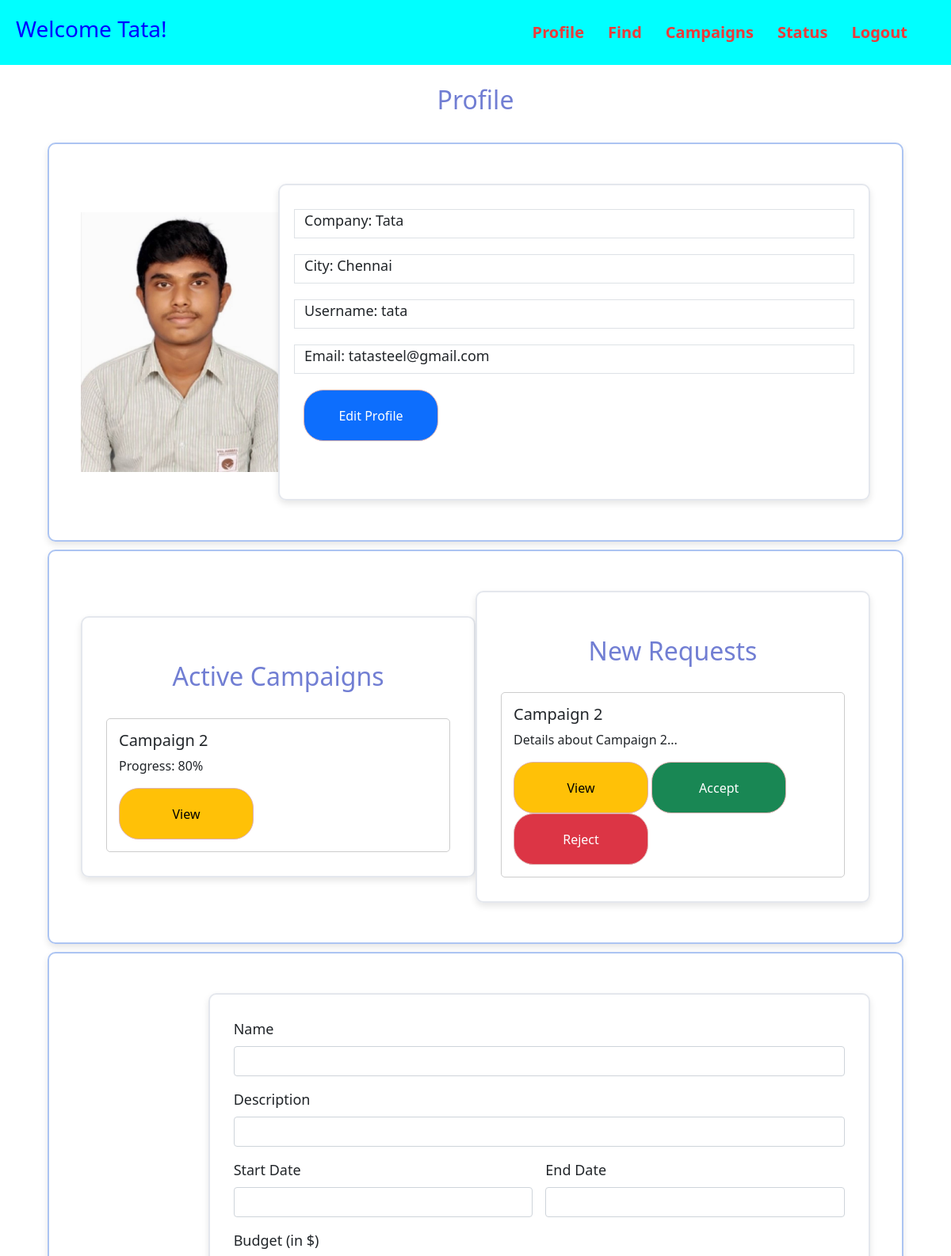
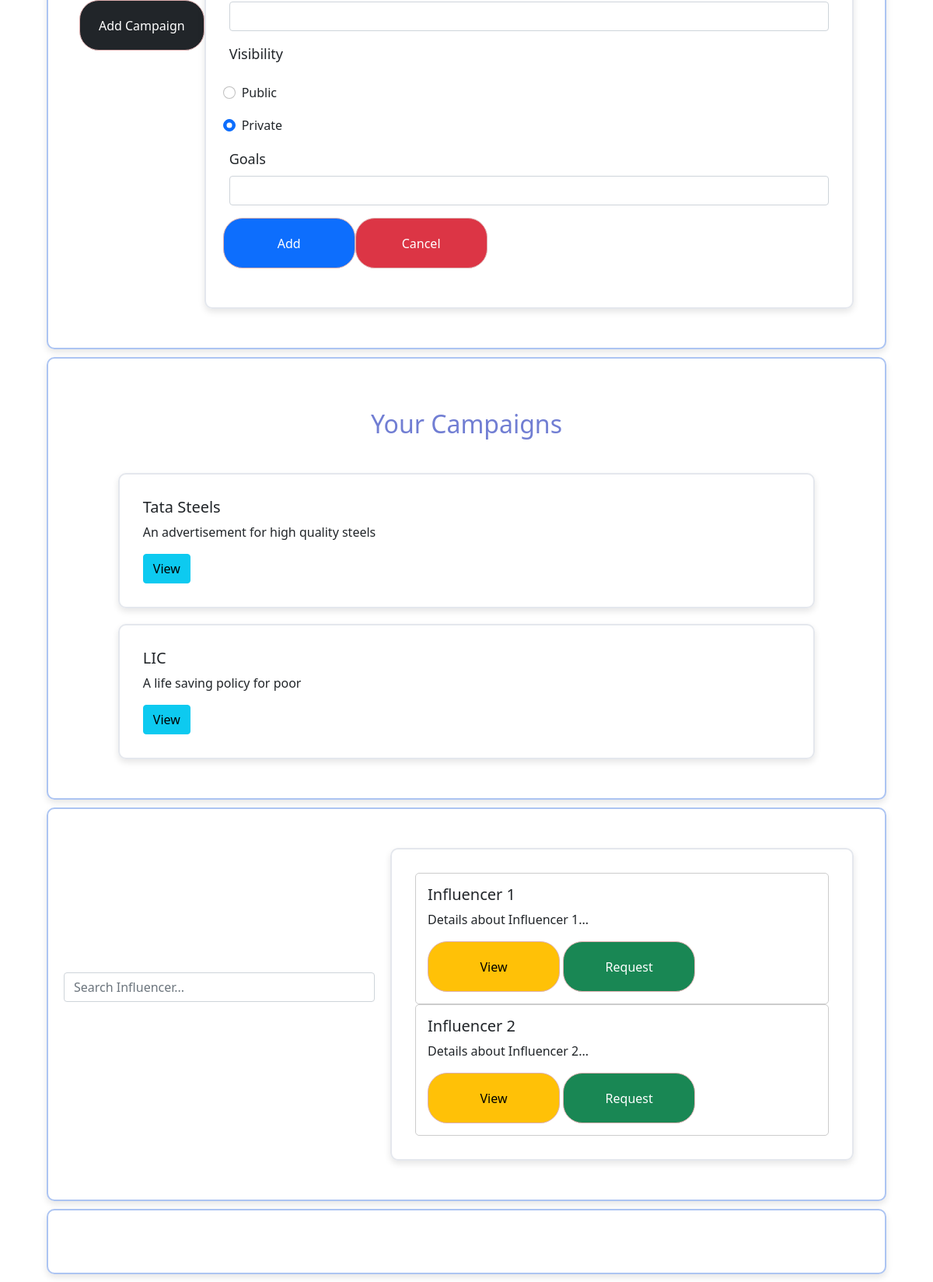
The page /sponsor_dashboard/2 on the database its author committed (2 pictures, top to bottom).
### application/models.py (models this page shows)
class Sponsors(db.Model):
    __tablename__= 'sponsor'
    id = db.Column(db.Integer, primary_key=True, autoincrement=True, nullable = False, unique = True)
    company = db.Column(db.String, nullable = False)
    city = db.Column(db.String, nullable = False)
    industry = db.Column(db.String, nullable = False)
    budget  = db.Column(db.Float, nullable = False)
    username = db.Column(db.String, nullable = False, unique = True)
    email = db.Column(db.String, nullable = False)
    password = db.Column(db.String, nullable = False)

class Campaigns(db.Model):
    __tablename__= 'campaigns'
    id = db.Column(db.Integer, primary_key=True, autoincrement=True, nullable = False, unique = True)
    name = db.Column(db.String, nullable = False)
    description = db.Column(db.String, nullable = False)
    start_date = db.Column(db.String, nullable = False)
    end_date  = db.Column(db.String, nullable = False)
    budget = db.Column(db.Float, nullable = False)
    visibility = db.Column(db.String, nullable = False)
    goals = db.Column(db.String, nullable = False)
    sponsor_id = db.Column(db.String, nullable = False)

### application/controllers.py (the view)
@app.route("/sponsor_dashboard/<int:uid>",methods=["GET","POST"])
def sponsor_dashboard(uid):
    sponsor = Sponsors.query.filter_by(id = uid).first()
    campaigns = Campaigns.query.filter_by(sponsor_id = uid).all()
    return render_template("sponsor_dashboard.html",d=sponsor, c = campaigns)

### templates/sponsor_dashboard.html (shortened to what this page needs)
<!DOCTYPE html>
<html lang="en">
    <head>
        <link href="https://cdn.jsdelivr.net/npm/bootstrap@5.1.0/dist/css/bootstrap.min.css" rel="stylesheet">
        <link rel="stylesheet" type="text/css" href="{{ url_for('static', filename='css/dashboard.css') }}"/>
    </head>
    <body>
        <header>
            <div class="Pic">
                <h3>Welcome {{d.company}}!</h3>
            </div>
            <nav>
                <ul>
                    <li><a href="#profile" id="Profile">Profile</a></li>
                    <li><a href="#find" id="Find">Find</a></li>
                    <li><a href="#campaigns" id="Campaigns">Campaigns</a></li>
                    <li><a href="#status" id="Status">Status</a></li>
                    <li><a href="/users" id="logout">Logout</a></li>
                </ul>
            </nav>
        </header>
        <h2>Profile</h2>
        <div class="container" id="profile">
            <div class="logo">
                <img src="{{ url_for('static', filename='images/HARI2.jpg') }}" alt="profile pic">
            </div>
            <div class = "details">
                    <div class="row border">
                        <label for="category" class="form-label">Company: {{d["company"]}}</label>
                    </div>
                    <div class="row border">
                        <label for="niche" class="form-label">City: {{d["city"]}}</label>
                    </div>
                    <div class="row border">
                        <label for="username" class="form-label">Username: {{d["username"]}}</label>
                    </div>
                    <div class="row border">
                        <label for="email" class="form-label">Email: {{d["email"]}}</label>
                    </div>
                    <a class="btn btn-primary" role="button" id="rcorner">Edit Profile</a>
            </div>
        </div>
        <div class="container" id="campaigns">
            <div class="campaigns">
                <h2>Active Campaigns</h2>
                <div class="campaign">
                    <h5>Campaign 2</h5>
                    <p>Progress: 80%</p>
                    <a class="btn btn-warning" role="button" id="rcorner">View</a>
                </div>
            </div>
            <div class="campaigns">
                <h2>New Requests</h2>
                <div class="campaign">
                    <h5>Campaign 2</h5>
                    <p>Details about Campaign 2...</p>
                    <a class="btn btn-warning" role="button" id="rcorner">View</a>
                    <a class="btn btn-success" role="button" id="rcorner">Accept</a>
                    <a class="btn btn-danger" role="button" id="rcorner">Reject</a>
                </div>
            </div>
        </div>
        <div class="container">
            <a class="btn btn-dark" role="button" id="New">Add Campaign</a>
            <div class="campaigns" id="newcampaign">
                <form class="row g-3" method="post" action="/add_campaigns/{{d.id}}">
                    <div class="col-md-12">
                      <label for="name" class="form-label">Name</label>
                      <input type="text" class="form-control" name="name" id="name" required>
                    </div>
                    <div class="col-md-12">
                      <label for="description" class="form-label">Description</label>
                      <input type="text" class="form-control" name="description" id="description" required>
                    </div>
                    <div class="col-md-6">
                      <label for="startdate" class="form-label">Start Date</label>
                      <input type="text" class="form-control" name="startdate" id="startdate" required>
                    </div>
                    <div class="col-md-6">
                        <label for="enddate" class="form-label">End Date</label>
                        <input type="text" class="form-control" name="enddate" id="enddate" required>
                    </div>
                    <div class="col-md-12">
                        <label for="budget" class="form-label">Budget (in $)</label>
                        <input type="text" class="form-control" name="budget" id="budget" required>
                    </div>
                    <label for="visibility" class="form-label">Visibility</label>
                    <div class="form-check">
                        <input class="form-check-input" type="radio" name="radio1" id="flexRadioDefault1">
                        <label class="form-check-label" for="radio1">
                          Public
                        </label>
                    </div>
                    <div class="form-check">
                        <input class="form-check-input" type="radio" name="radio1" id="flexRadioDefault2" checked>
                        <label class="form-check-label" for="radio1">
                          Private
                        </label>
                    </div>
                    <div class="col-md-12">
                        <label for="goals" class="form-label">Goals</label>
                        <input type="text" class="form-control" name="goals" id="goals" required>
                    </div>
                    <button type="submit" class="btn btn-primary" id="rcorner">Add</button>
                    <a class="btn btn-danger" role="button" id="Cancel">Cancel</a>
                </form>
            </div>
        </div>
        <div class="container2">
            <h2>Your Campaigns</h2>
            {% if c %}
                {% for campaign in c %}
                    <div class="showcampaigns">
                        <h5>{{ campaign.name }}</h5>
                        <p>{{ campaign.description }}</p>
                        <a class="btn btn-info view-campaign" role="button">View</a>
                    </div>
                {% endfor %}
            {% endif %}
        </div>
        <div class="container" id="find">
            <div class="search-box">
                <input type="text" class="form-control" placeholder="Search Influencer..."><br>
            </div>
            <div class="campaigns">
                <div class="campaign">
                    <h5>Influencer 1</h5>
                    <p>Details about Influencer 1...</p>
                    <a class="btn btn-warning" role="button" id="rcorner">View</a>
                    <a class="btn btn-success" role="button" id="rcorner">Request</a>
                </div>
                <div class="campaign">
                    <h5>Influencer 2</h5>
                    <p>Details about Influencer 2...</p>
                    <a class="btn btn-warning" role="button" id="rcorner">View</a>
                    <a class="btn btn-success" role="button" id="rcorner">Request</a>
                </div>
            </div>
        </div>
        <div class="container" id="status">
        </div>
    </body>
</html>

### static/css/dashboard.css (style rules this page uses)
h3 { text-align: center; color: blue; }
h2 { text-align: center; color: blue; }
header { width: 100%; padding: 20px; background-color: aqua; color: #fff; display: flex; justify-content: space-between; align-items: center; animation: fadeIn 2s ease-in-out; }
nav { margin-right: 20px; }
nav ul { list-style: none; padding: 0; margin: 0; display: flex; }
nav ul li { margin: 0 15px; }
h2 { text-align: center; color: rgb(113, 126, 211); padding: 25px; }
nav ul li a { color: #ec3a3a; text-decoration: none; font-size: 20px; font-weight: bold; transition: color 0.3s; }
.container { width: 90%; max-width: 1400px; border: 2px solid rgba(90, 138, 229, 0.5); background-color: rgba(255, 255, 255, 0.8); padding: 40px; margin: 10px auto; box-shadow: 0 4px 8px rgba(0, 0, 0, 0.1); border-radius: 10px; position: relative; display: flex;; align-items: center; height: auto; }
.details { width: 90%; height: 400px; max-width: 900px; border: 2px solid rgba(201, 207, 219, 0.5); background-color: rgba(255, 255, 255, 0.8); padding: 30px; margin: 10px auto; box-shadow: 0 4px 8px rgba(0, 0, 0, 0.1); border-radius: 10px; position: relative; align-items: center; }
.logo { flex: 0 0 25%; display: flex; align-items: center; justify-content: flex-start; }
.logo img { width: 100%; max-width: none; }
.row { margin-bottom: 20px; }
.form-label { font-size: large; }
#New, #Cancel,#Cancel2, #showcampaign,#findinfluencer, #rcorner { border-radius: 25px; padding: 20px; width: 170px; height: 65px; border-color: #ddafaf; }
#find .search-box { margin-bottom: 20px; width: 100%; max-width: 400px; }
.showcampaigns, .showexistingcampaigns, .campaigns { width: 90%; height: auto; max-width: 900px; border: 2px solid rgba(201, 207, 219, 0.5); background-color: rgba(255, 255, 255, 0.8); padding: 30px; margin: 10px auto; box-shadow: 0 4px 8px rgba(0, 0, 0, 0.1); border-radius: 10px; position: relative; align-items: center; flex-direction: column; }
.campaign { padding: 15px; border: 1px solid #ccc; border-radius: 5px; margin-left: auto; }
.search-box { margin-right: 10px 0; right: 20px; position: relative; align-items: center; flex-direction: column; }
.container2 { width: 90%; max-width: 1400px; border: 2px solid rgba(90, 138, 229, 0.5); background-color: rgba(255, 255, 255, 0.8); padding: 40px; margin: 10px auto; box-shadow: 0 4px 8px rgba(0, 0, 0, 0.1); border-radius: 10px; position: relative; display: flex;; align-items: center; height: auto; flex-direction: column; }

### rows shown on the page
Sponsors: company "Tata", city "Chennai", username "tata", email "tatasteel@gmail.com"
Campaigns: name "Tata Steels", description "An advertisement for high quality steels"
Campaigns: name "LIC", description "A life saving policy for poor"
